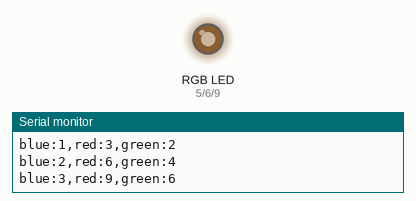
This sketch was run on a simulated Arduino Uno, built with avr-gcc and run on an emulated ATmega328P. Shown: an RGB LED mixed from three pins (HIGH = lit), the last lines printed to the serial monitor. Dim RGB values are drawn brighter than linear.

Above: at 2.55 s.
At 3.4 s:
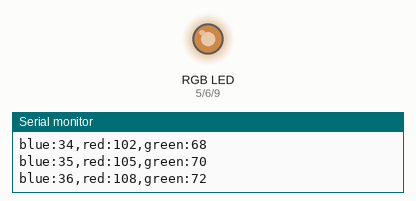
At 4.3 s:
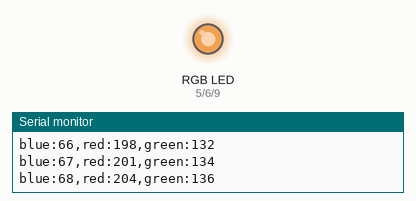
At 6.05 s:
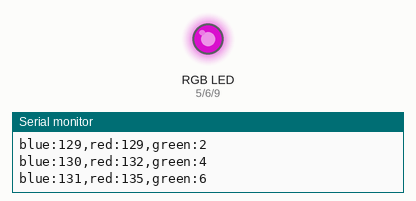
At 7.8 s:
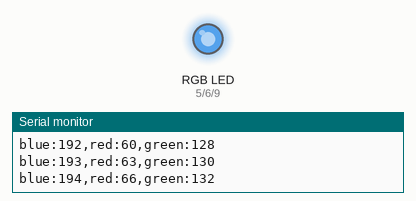
At 9.55 s:
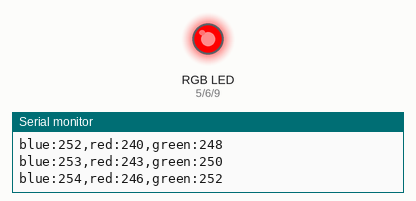
Timing chart, 0 to 11.7 s (numbered marks = the images above):
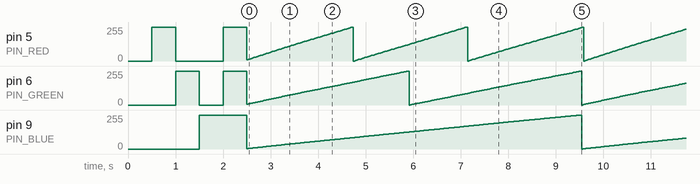

The sketch:

RGB-LED.ino
```cpp
// see https://arduinogetstarted.com/tutorials/arduino-rgb-led

const int PIN_RED   = 5;
const int PIN_GREEN = 6;
const int PIN_BLUE  = 9;


enum mode {RED,GREEN,BLUE};

int current_red   = 0;
int current_green = 0;
int current_blue  = 0;
mode current_mode = RED;

void setup() {
  // put your setup code here, to run once:
  pinMode(PIN_RED,   OUTPUT);
  pinMode(PIN_GREEN, OUTPUT);
  pinMode(PIN_BLUE,  OUTPUT);

  Serial.begin(9600);

    // start sequence
  setColor(0,0,0);
  delay(500);
  setColor(255,0,0);
  delay(500);
  setColor(0,255,0);
  delay(500);
  setColor(0,0,255);
  delay(500);
  setColor(255,255,255);
  delay(500);


}

void loop() {

   current_red   = current_red + 3;
   current_green = current_green + 2;
   current_blue  = current_blue + 1;

   current_red   = max_255(current_red);
   current_green = max_255(current_green);
   current_blue  = max_255(current_blue);


   to_serial();
   setColor(current_red,current_green,current_blue);
}

void to_serial () {
   Serial.print("blue:");
   Serial.print(current_blue);
   Serial.print(",");
   Serial.print("red:");
   Serial.print(current_red);
   Serial.print(",");
   Serial.print("green:");
   Serial.print(current_green);
   Serial.println();
}

void all_colors () {
  if (current_mode == RED) {
    current_red = current_red + 1;
    current_green = 0;
    current_blue = 0;
    current_mode = GREEN;
  } else {
    if (current_mode == GREEN) {
      current_green = current_green + 1;
      if (current_green == 255) {
        current_mode = RED;
      } else {
        current_blue = 0;
        current_mode = BLUE;
      }
    }
    if (current_mode == BLUE) {
      current_blue = current_blue + 1;
      if (current_blue == 255) {
        current_mode = GREEN;
      }
    }
  }

  // put your main code here, to run repeatedly:
  current_red   = max_255(current_red);
  current_green = max_255(current_green);
  current_blue  = max_255(current_blue);


  setColor(current_red,current_green,current_blue);
}

int max_255(int color) {

  if (color > 255) {
    return 0;
  }
  return color;

}

void setColor(int R, int G, int B) {
  analogWrite(PIN_RED,   R);
  analogWrite(PIN_GREEN, G);
  analogWrite(PIN_BLUE,  B);
}
```

Measured:
- by itself, pin 9 (PIN_BLUE): ramps from 0/255 to 255/255 and jumps back, once every 7.1 s
